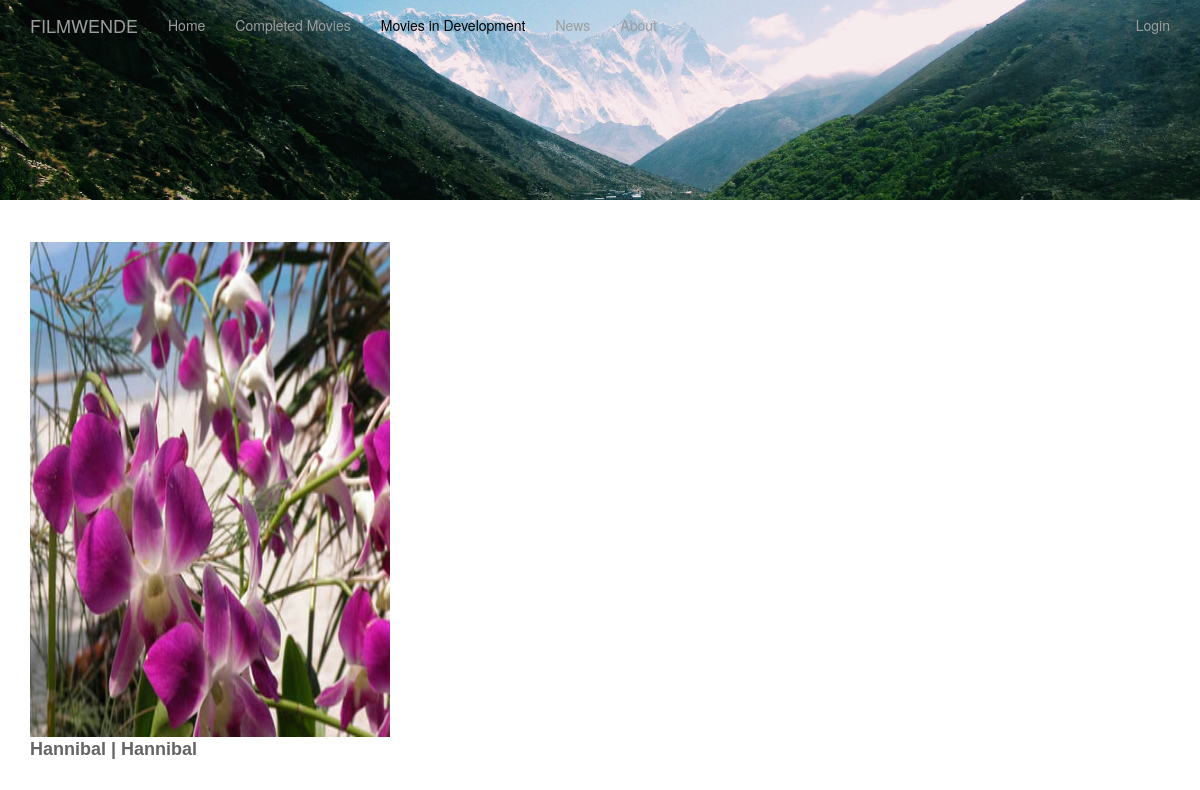
Page /development on the committed database.
### app/models.py (models this page shows, shortened)
class DesignImage(db.Model):
    __tablename__ = "designimages"
    id = db.Column(db.Integer, primary_key = True)
    section = db.Column(db.String)
    image_url = db.Column(db.String)
    current = db.Column(db.Integer)

class Movie(db.Model):
    __tablename__ = "movies"
    id = db.Column(db.Integer, primary_key=True)
    title_DE = db.Column(db.String, unique=True)
    title_EN = db.Column(db.String, unique=True)
    isReleased = db.Column(db.Integer)
    release_date = db.Column(db.String(140))
    format = db.Column(db.String)
    isColored = db.Column(db.Integer)
    language = db.Column(db.String)
    duration = db.Column(db.String)
    synopsis = db.Column(db.String)
    awards = db.Column(db.String)
    screenings = db.Column(db.String)
    supporters = db.Column(db.String)
    directors = db.Column(db.String)
    producers = db.Column(db.String)
    executive_producers = db.Column(db.String)
    editors = db.Column(db.String)
    cinematography = db.Column(db.String)
    sound_recordist = db.Column(db.String)
    sound_mix = db.Column(db.String)
    color = db.Column(db.String)
    image_url = db.Column(db.String)

### app/routes.py (the view)
@app.route('/development')
def development():
    movies = Movie.query.filter_by(isReleased=0).all()
    designImage = DesignImage.query.filter_by(section="movies_in_development", current=1).first()
    return render_template('movies_development.html',movies=movies, designImage=designImage)

### app/templates/movies_development.html
{% extends "base.html" %}
{% block content %}
<div class="row">
  <img id="header" src="{{designImage.image_url}}" alt="My image"/>
  <div class="col-md-3"></div>
</div>
<div class="col"><hr></div>
<div class="container">
  {% if movies | length > 0 %}
  <div class="row">
    {%for movie in movies%}
        <div class="col-sm-6 col-md-4">{% include '_movie_preview.html' %}</div>
    {%endfor%}
  </div>
{%else%}
  <i>No movie yet.</i>
{%endif%}
</div>
{%endblock%}

### app/templates/_movie_preview.html (shortened to what this page needs)
<div>
  <a href='/movies/{{movie.title_DE}}'class="mov_img_preview">
    <img src="{{movie.image_url}}" height="495px" width="330px" id="movie-poster" alt="Default Movie Poster"/>
  </a>
  <div class="caption">
    <span class="bold">{{movie.title_DE }} | {{movie.title_EN}}</span>
  </div>
 </div>

### app/static/mystyle.css (style rules this page uses)
#header { object-fit: cover; width: 100%; height: 200px; }
hr { border-color: rgba(255, 255, 255); }
a { color: white; }
.bold { font-family: 'Franklin Gothic Medium', 'Arial Narrow', Arial, sans-serif; font-weight: bold; font-size: large; color: rgba(100, 100, 100); }
html, body { max-width: 100%; overflow-x: hidden; }
#movie-poster { vertical-align: middle; width: 100%; }
.col { flex: 33%; max-width: 33%; padding: 0 10px; }

### rows in the picture
DesignImage: image_url (picture)
Movie: image_url (picture), title_DE "Hannibal", title_EN "Hannibal"
